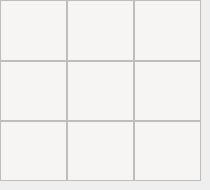
       <widget class="QWidget" name="widget_10" native="true">
        <widget class="QWidget" name="gridLayoutWidget_9">
         <property name="geometry">
          <rect>
           <x>0</x>
           <y>0</y>
           <width>201</width>
           <height>181</height>
          </rect>
         </property>
         <layout class="QGridLayout" name="gridLayout_10">
          <property name="spacing">
           <number>0</number>
          </property>
          <item row="1" column="2">
           <widget class="QTextEdit" name="textEdit_66">
            <property name="font">
             <font>
              <pointsize>24</pointsize>
              <bold>true</bold>
             </font>
            </property>
            <property name="styleSheet">
             <string notr="true">background-color:rgb(246, 245, 244);
text-align:center;
color:black;</string>
            </property>
            <property name="cursorWidth">
             <number>0</number>
            </property>
           </widget>
          </item>
          <item row="0" column="2">
           <widget class="QTextEdit" name="textEdit_57">
            <property name="font">
             <font>
              <pointsize>24</pointsize>
              <bold>true</bold>
             </font>
            </property>
            <property name="styleSheet">
             <string notr="true">background-color:rgb(246, 245, 244);
text-align:center;
color:black;</string>
            </property>
            <property name="cursorWidth">
             <number>0</number>
            </property>
           </widget>
          </item>
          <item row="0" column="0">
           <widget class="QTextEdit" name="textEdit_55">
            <property name="font">
             <font>
              <pointsize>24</pointsize>
              <bold>true</bold>
             </font>
            </property>
            <property name="styleSheet">
             <string notr="true">background-color:rgb(246, 245, 244);
text-align:center;
color:black;</string>
            </property>
            <property name="cursorWidth">
             <number>0</number>
            </property>
           </widget>
          </item>
          <item row="0" column="1">
           <widget class="QTextEdit" name="textEdit_56">
            <property name="font">
             <font>
              <pointsize>24</pointsize>
              <bold>true</bold>
             </font>
            </property>
            <property name="styleSheet">
             <string notr="true">background-color:rgb(246, 245, 244);
text-align:center;
color:black;</string>
            </property>
            <property name="cursorWidth">
             <number>0</number>
            </property>
           </widget>
          </item>
          <item row="1" column="1">
           <widget class="QTextEdit" name="textEdit_65">
            <property name="font">
             <font>
              <pointsize>24</pointsize>
              <bold>true</bold>
             </font>
            </property>
            <property name="styleSheet">
             <string notr="true">background-color:rgb(246, 245, 244);
text-align:center;
color:black;</string>
            </property>
            <property name="cursorWidth">
             <number>0</number>
            </property>
           </widget>
          </item>
          <item row="1" column="0">
           <widget class="QTextEdit" name="textEdit_64">
            <property name="font">
             <font>
              <pointsize>24</pointsize>
              <bold>true</bold>
             </font>
            </property>
            <property name="styleSheet">
             <string notr="true">background-color:rgb(246, 245, 244);
text-align:center;
color:black;</string>
            </property>
            <property name="cursorWidth">
             <number>0</number>
            </property>
           </widget>
          </item>
          <item row="2" column="0">
           <widget class="QTextEdit" name="textEdit_73">
            <property name="font">
             <font>
              <pointsize>24</pointsize>
              <bold>true</bold>
             </font>
            </property>
            <property name="styleSheet">
             <string notr="true">background-color:rgb(246, 245, 244);
text-align:center;
color:black;</string>
            </property>
            <property name="cursorWidth">
             <number>0</number>
            </property>
           </widget>
          </item>
          <item row="2" column="1">
           <widget class="QTextEdit" name="textEdit_74">
            <property name="font">
             <font>
              <pointsize>24</pointsize>
              <bold>true</bold>
             </font>
            </property>
            <property name="styleSheet">
             <string notr="true">background-color:rgb(246, 245, 244);
text-align:center;
color:black;</string>
            </property>
            <property name="cursorWidth">
             <number>0</number>
            </property>
           </widget>
          </item>
          <item row="2" column="2">
           <widget class="QTextEdit" name="textEdit_75">
            <property name="font">
             <font>
              <pointsize>24</pointsize>
              <bold>true</bold>
             </font>
            </property>
            <property name="styleSheet">
             <string notr="true">background-color:rgb(246, 245, 244);
text-align:center;
color:black;</string>
            </property>
            <property name="cursorWidth">
             <number>0</number>
            </property>
           </widget>
          </item>
         </layout>
        </widget>
       </widget>
